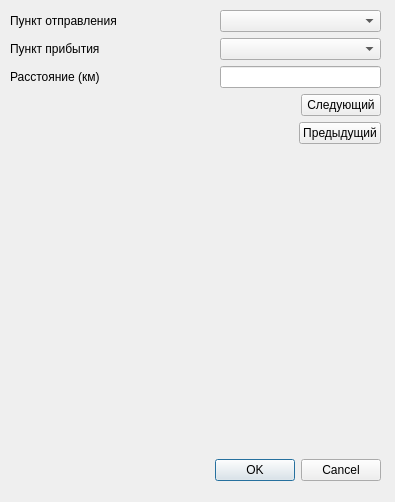
<?xml version="1.0" encoding="UTF-8"?>
<ui version="4.0">
 <class>DialogAddEdge</class>
 <widget class="QDialog" name="DialogAddEdge">
  <property name="geometry">
   <rect>
    <x>0</x>
    <y>0</y>
    <width>395</width>
    <height>502</height>
   </rect>
  </property>
  <property name="minimumSize">
   <size>
    <width>395</width>
    <height>502</height>
   </size>
  </property>
  <property name="maximumSize">
   <size>
    <width>395</width>
    <height>502</height>
   </size>
  </property>
  <property name="windowTitle">
   <string>Dialog</string>
  </property>
  <widget class="QWidget" name="">
   <property name="geometry">
    <rect>
     <x>10</x>
     <y>10</y>
     <width>371</width>
     <height>471</height>
    </rect>
   </property>
   <layout class="QVBoxLayout" name="verticalLayout">
    <item>
     <layout class="QHBoxLayout" name="horizontalLayout_5">
      <item>
       <widget class="QLabel" name="label">
        <property name="styleSheet">
         <string notr="true">font: 9pt &quot;MS Shell Dlg 2&quot;;</string>
        </property>
        <property name="text">
         <string>Пункт отправления</string>
        </property>
       </widget>
      </item>
      <item>
       <spacer name="horizontalSpacer">
        <property name="orientation">
         <enum>Qt::Horizontal</enum>
        </property>
        <property name="sizeHint" stdset="0">
         <size>
          <width>40</width>
          <height>20</height>
         </size>
        </property>
       </spacer>
      </item>
      <item>
       <widget class="QComboBox" name="comboBox">
        <property name="minimumSize">
         <size>
          <width>161</width>
          <height>22</height>
         </size>
        </property>
        <property name="maximumSize">
         <size>
          <width>161</width>
          <height>22</height>
         </size>
        </property>
       </widget>
      </item>
     </layout>
    </item>
    <item>
     <layout class="QHBoxLayout" name="horizontalLayout_4">
      <item>
       <widget class="QLabel" name="label_2">
        <property name="styleSheet">
         <string notr="true">font: 9pt &quot;MS Shell Dlg 2&quot;;</string>
        </property>
        <property name="text">
         <string>Пункт прибытия</string>
        </property>
       </widget>
      </item>
      <item>
       <spacer name="horizontalSpacer_2">
        <property name="orientation">
         <enum>Qt::Horizontal</enum>
        </property>
        <property name="sizeHint" stdset="0">
         <size>
          <width>40</width>
          <height>20</height>
         </size>
        </property>
       </spacer>
      </item>
      <item>
       <widget class="QComboBox" name="comboBox_2">
        <property name="minimumSize">
         <size>
          <width>161</width>
          <height>22</height>
         </size>
        </property>
        <property name="maximumSize">
         <size>
          <width>161</width>
          <height>22</height>
         </size>
        </property>
       </widget>
      </item>
     </layout>
    </item>
    <item>
     <layout class="QHBoxLayout" name="horizontalLayout_3">
      <item>
       <widget class="QLabel" name="label_3">
        <property name="styleSheet">
         <string notr="true">font: 9pt &quot;MS Shell Dlg 2&quot;;</string>
        </property>
        <property name="text">
         <string>Расстояние (км)</string>
        </property>
       </widget>
      </item>
      <item>
       <spacer name="horizontalSpacer_3">
        <property name="orientation">
         <enum>Qt::Horizontal</enum>
        </property>
        <property name="sizeHint" stdset="0">
         <size>
          <width>40</width>
          <height>20</height>
         </size>
        </property>
       </spacer>
      </item>
      <item>
       <widget class="QLineEdit" name="DistanceLineEdit">
        <property name="minimumSize">
         <size>
          <width>161</width>
          <height>22</height>
         </size>
        </property>
        <property name="maximumSize">
         <size>
          <width>161</width>
          <height>22</height>
         </size>
        </property>
       </widget>
      </item>
     </layout>
    </item>
    <item>
     <layout class="QHBoxLayout" name="horizontalLayout_6">
      <item>
       <spacer name="horizontalSpacer_5">
        <property name="orientation">
         <enum>Qt::Horizontal</enum>
        </property>
        <property name="sizeHint" stdset="0">
         <size>
          <width>40</width>
          <height>20</height>
         </size>
        </property>
       </spacer>
      </item>
      <item>
       <widget class="QPushButton" name="nextButton">
        <property name="text">
         <string>Следующий</string>
        </property>
       </widget>
      </item>
     </layout>
    </item>
    <item>
     <layout class="QHBoxLayout" name="horizontalLayout_7">
      <item>
       <spacer name="horizontalSpacer_6">
        <property name="orientation">
         <enum>Qt::Horizontal</enum>
        </property>
        <property name="sizeHint" stdset="0">
         <size>
          <width>40</width>
          <height>20</height>
         </size>
        </property>
       </spacer>
      </item>
      <item>
       <widget class="QPushButton" name="previousButton">
        <property name="text">
         <string>Предыдущий</string>
        </property>
       </widget>
      </item>
     </layout>
    </item>
    <item>
     <layout class="QVBoxLayout" name="verticalLayout_4">
      <item>
       <spacer name="verticalSpacer_2">
        <property name="orientation">
         <enum>Qt::Vertical</enum>
        </property>
        <property name="sizeHint" stdset="0">
         <size>
          <width>20</width>
          <height>40</height>
         </size>
        </property>
       </spacer>
      </item>
      <item>
       <widget class="QDialogButtonBox" name="buttonBox">
        <property name="standardButtons">
         <set>QDialogButtonBox::Cancel|QDialogButtonBox::Ok</set>
        </property>
       </widget>
      </item>
     </layout>
    </item>
   </layout>
  </widget>
 </widget>
 <resources/>
 <connections/>
</ui>
